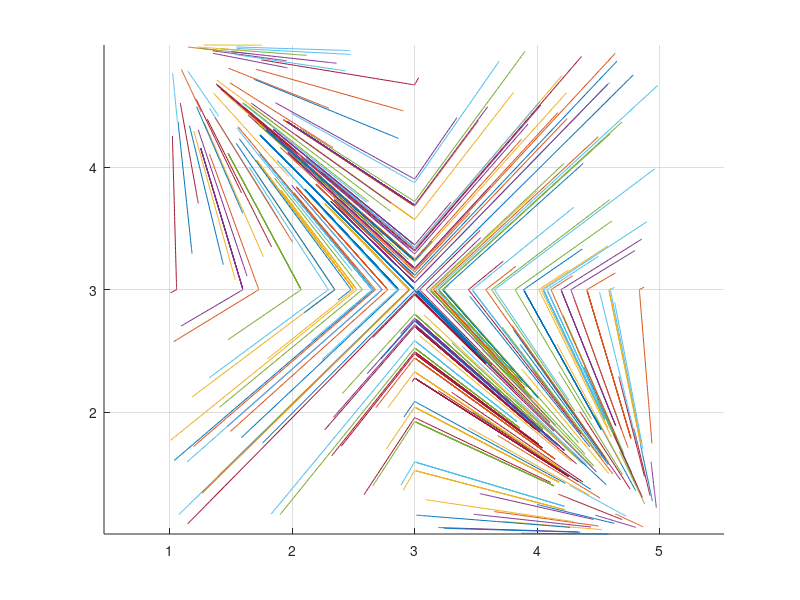

Write MATLAB code to recreate this figure. (Note: this script raises an error after producing the figure.)
%% sls_bistability_construct.m
% Switching Linear System (SLS) with Bistability
% ---------------------------------------------------------------
%   x = (x1, x2)
%   Modes (i,j) ∈ {0,1}^2 determined by thresholds T1, T2
%   Dynamics:   xdot = A*x + b_ij
%   where A = -diag(gamma1, gamma2)
%
%   b_ij = [ L1 + j*(U1-L1);
%            L2 + i*(U2-L2) ],
%   with i = H(T1 - x1), j = H(T2 - x2), and H(0)=1.
%
%   This system exhibits bistability similar to a gene toggle.
%
% ---------------------------------------------------------------

clear; clc; close all;

%% ===== PARAMETERS (fill in concrete numbers later) =====
gamma1 = 1.0;      % e.g. 0.8
gamma2 = 1.0;      % e.g. 0.8
T1     = 3.0;      % e.g. 1.0
T2     = 3.0;      % e.g. 1.0
L1     = 1.0;      % e.g. 0.2
L2     = 1.0;      % e.g. 0.2
U1     = 5.0;      % e.g. 1.2
U2     = 5.0;      % e.g. 1.2
hyst   = 0.01;      % e.g. 0.01
t0     = 0;
tf     = 1;      % e.g. 20
n_samples = 200;   % e.g. 200

%% ===== DEFINE MATRICES AND HELPERS =====
A = -diag([gamma1, gamma2]);
H = @(s) double(s >= 0);

% mode indexing
ij_to_k = @(i,j) 1 + i + 2*j;  % k ∈ {1,2,3,4}

% determine mode for given x
mode_fun = @(x) ij_to_k( H(T1 - x(1)), H(T2 - x(2)) );

% production vector b(x)
b_fun = @(x) [L1 + H(T2 - x(2))*(U1 - L1);
              L2 + H(T1 - x(1))*(U2 - L2)];

% vector field
f = @(x) A*x + b_fun(x);

%% ===== EVENT FUNCTION FOR SWITCHING =====
function [value,isterminal,direction] = switch_events(~,x,T1,T2,h)
    value = [x(1)-(T1-h); x(1)-(T1+h); x(2)-(T2-h); x(2)-(T2+h)];
    isterminal = [1;1;1;1];
    direction  = [0;0;0;0];
end

options = odeset('Events', @(t,x)switch_events(t,x,T1,T2,hyst), ...
                 'RelTol',1e-8,'AbsTol',1e-10);

%% ===== LOGS =====
t_log    = cell(1,n_samples);
y_log    = cell(1,n_samples);
dy_log   = cell(1,n_samples);
mode_log = cell(1,n_samples);

%% ===== SIMULATION LOOP =====
rng(0);
for k = 1:n_samples
    x0 = [3;3] + 4*(rand(2,1) - 0.5);  % initial condition in [1,5]^2
    tcur = t0;

    while tcur < tf
        mode_k = mode_fun(x0);
        fcur = @(t,x) f(x);

        [t_part, y_part, te, xe] = ode45(fcur, [tcur tf], x0, options);

        % compute derivatives and modes along trajectory
        dy_part = zeros(size(y_part));
        mode_part = zeros(size(y_part,1),1);
        for i = 1:size(y_part,1)
            xi = y_part(i,:)';
            dy_part(i,:) = f(xi)';
            mode_part(i) = mode_fun(xi);
        end

        % append logs
        t_log{k}    = [t_log{k};    t_part];
        y_log{k}    = [y_log{k};    y_part];
        dy_log{k}   = [dy_log{k};   dy_part];
        mode_log{k} = [mode_log{k}; mode_part];

        if isempty(te), break; end
        % restart slightly past the event
        tcur = te(end);
        x0   = xe(end,:)';
        x0 = x0 + 1e-8*sign(randn(2,1));
    end
end

%% ===== PACK DATASET =====
data.y    = cell2mat(y_log');
data.dy   = cell2mat(dy_log');
data.mode = cell2mat(mode_log');
save("sls_bistability_data.mat","data");

%% ===== PLOTS =====
% Phase portrait
figure(1); clf; hold on; grid on; axis equal;
for k=1:n_samples
    plot(y_log{k}(:,1), y_log{k}(:,2), '-');
end
xline(T1,'k--'); yline(T2,'k--');
xlabel('$x_1$','Interpreter','latex');
ylabel('$x_2$','Interpreter','latex');
title('SLS bistability: trajectories and thresholds','Interpreter','latex');

% Mode scatter
X_all = data.y; m_all = data.mode;
colors = [0.9 0.7 0.1; 0 0.5 0.8; 0.5 0 0.5; 0 0.8 0.2];
figure(2); clf; hold on; grid on; axis equal;
for k = 1:4
    idx = (m_all == k);
    scatter(X_all(idx,1), X_all(idx,2), 12, colors(k,:), 'filled');
end
xline(T1,'k--'); yline(T2,'k--');
xlabel('$x_1$','Interpreter','latex');
ylabel('$x_2$','Interpreter','latex');
title('Mode regions (true labels)','Interpreter','latex');
legend({'Mode 1','Mode 2','Mode 3','Mode 4'},'Location','best','Interpreter','latex');

% Mode counts
figure(3); clf; box on; grid on;
counts = arrayfun(@(kk) nnz(m_all==kk), 1:4);
bar(1:4, counts, 0.6);
set(gca,'XTick',1:4,'XTickLabel',{'1','2','3','4'});
ylabel('Number of samples');
xlabel('Mode index');
title('Mode sample counts');

%% ===== LOCAL FUNCTION DEFINITIONS =====
function dx = bistable_rhs(x, A, L1,L2,U1,U2,T1,T2)
    H = @(s) double(s>=0);
    b = [L1 + H(T2-x(2))*(U1-L1);
         L2 + H(T1-x(1))*(U2-L2)];
    dx = A*x + b;
end
